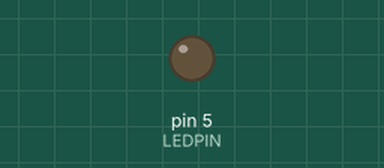
Recording of a sketch running on a simulated Arduino Uno, built with avr-gcc and run on an emulated ATmega328P. Shown: output pins drawn as LEDs (lit = HIGH).

Above: at 0.05 s.
At 1.2 s:
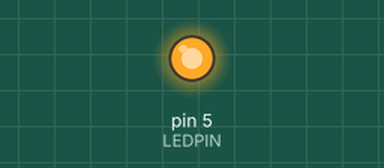
At 2.4 s:
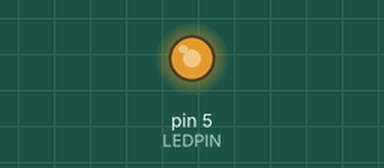
At 4.75 s:
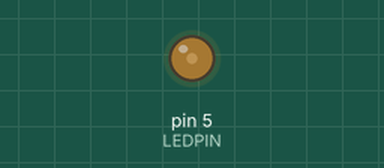
Timing chart, 0 to 6.5 s (numbered marks = the images above):
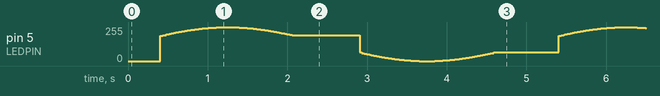

The sketch:

L02_05_helloLEDsin.ino
```cpp
/*
 * Project: Sine Wave
 * Description: Teach sine wave
 * Author: Brian A Rashap
 * Date: 09-FEB-2020
 */

#include <math.h>   //the math library gives access to Trigometeric functions

const int LEDPIN = 5;
float t;               //time variable
float freq = 0.2;      //frequency in Hz
int value;             //sine wave output, scaled for analogWrite

void setup() {
  pinMode(LEDPIN, OUTPUT);
}

void loop() {
  t = millis() / 1000.0;
  value = 127*(sin(2*M_PI*freq*t)+1);
  analogWrite(LEDPIN,value);
}
```
